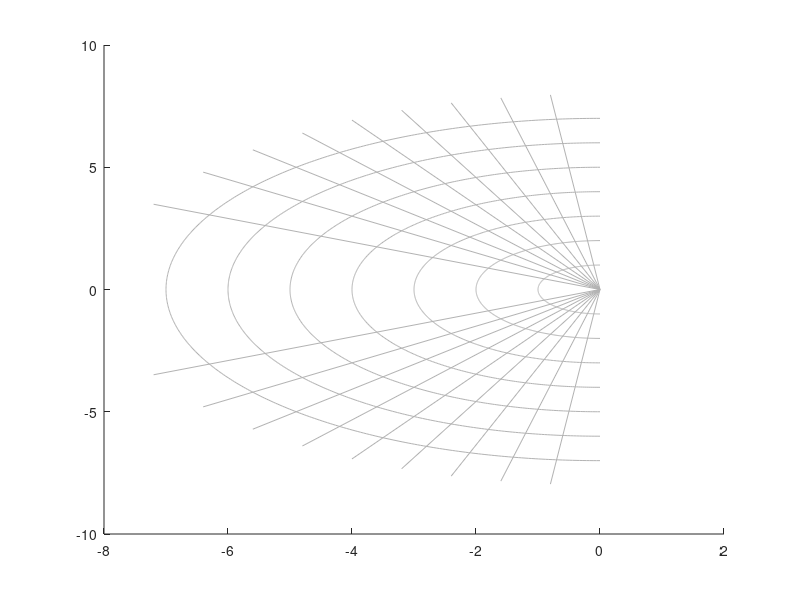

The MATLAB source for this figure: (Note: this script raises an error after producing the figure.)
cd('C:\Users\Raphael Teixeira\Documents\GitHubRTx\ControleEstados\Notas\imgs');

A = [0 1 0; 0 0 1; -1 -5 -6];
p = eig(A);

% Ordenar polos por parte real
[~, idx] = sort(real(p));
p = p(idx);

figure('Position', [100 100 700 500]);
hold on;

% Linhas de amortecimento
zgrid = [0.1 0.2 0.3 0.4 0.5 0.6 0.7 0.8 0.9];
for z = zgrid
    ang = acos(z);
    plot([-8*cos(ang) 0], [-8*sin(ang) 0], 'Color', [0.7 0.7 0.7], 'LineWidth', 0.5);
    plot([-8*cos(ang) 0], [8*sin(ang) 0],  'Color', [0.7 0.7 0.7], 'LineWidth', 0.5);
end

% Círculos de frequência natural
for wn = 1:7
    t = linspace(pi/2, pi, 200);
    plot(wn*cos(t),  wn*sin(t),  'Color', [0.7 0.7 0.7], 'LineWidth', 0.5);
    plot(wn*cos(t), -wn*sin(t), 'Color', [0.7 0.7 0.7], 'LineWidth', 0.5);
end

% Eixos
xline(0, 'k--', 'Alpha', 0.4);
yline(0, 'k--', 'Alpha', 0.4);
grid on;

% Polos
plot(real(p), imag(p), 'rx', 'MarkerSize', 14, 'LineWidth', 2.5);

% Anotações: p3 acima, p2 abaixo, p1 acima
offsets = [0.1 0.3; 0.1 -0.5; 0.1 0.3];
labels = {'p_3', 'p_2', 'p_1'};
for i = 1:length(p)
    text(real(p(i)) + offsets(i,1), imag(p(i)) + offsets(i,2), ...
        sprintf('%s = %.3f', labels{i}, real(p(i))), ...
        'FontSize', 11, 'Color', 'k');
end

xlabel('Re(s)'); ylabel('Im(s)');
title('Polos de Malha Aberta');
xlim([-7 1]); ylim([-3 3]);
saveas(gcf, 'PolosMalhaAberta.png');
